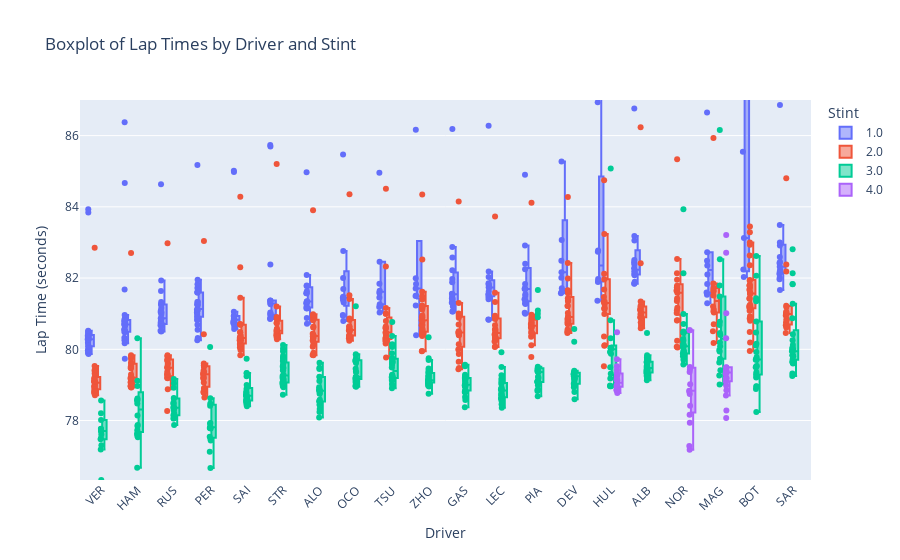

The notebook cell this image was saved under:
### Code cell
import plotly.express as px

# Création du boxplot avec plotly
fig = px.box(
    df,
    x="Driver",
    y="LapTime_seconds",
    color="Stint",
    category_orders={"Driver": avg_times.index.tolist()},  # pour ordonner les pilotes
    #color_discrete_map={'SOFT':'red','MEDIUM':'yellow','HARD':'black','TEST_UNKNOWN':'purple'},  # utilisez votre dictionnaire de couleurs
    title='Boxplot of Lap Times by Driver and Stint',
    labels={"LapTime_seconds": "Lap Time (seconds)", "Driver": "Driver"},
    points='all',    
    )
# Rotation des labels de l'axe x
fig.update_layout(xaxis_tickangle=-45,yaxis_range=[df['LapTime_seconds'].min(), 87])

#yaxis_range=[df['LapTime_seconds'].min(), 105]
# Affichage du graphique
fig.show()

### Figure 1 — Plotly figure (JSON) as saved in the notebook; plotly's stock layout.template omitted (floating-point values rounded to 4 significant figures; data arrays with more than 128 entries replaced by an {"elided": "..."} marker saying what was removed)
{"data": [{"alignmentgroup": "True", "boxpoints": "all", "hovertemplate": "Stint=1.0<br>Driver=%{x}<br>Lap Time (seconds)=%{y}<extra></extra>", "legendgroup": "1.0", "marker": {"color": "#636efa"}, "name": "1.0", "notched": false, "offsetgroup": "1.0", "orientation": "v", "showlegend": true, "type": "box", "x": {"elided": "300 str values"}, "x0": " ", "xaxis": "x", "y": {"elided": "300 float values"}, "y0": " ", "yaxis": "y"}, {"alignmentgroup": "True", "boxpoints": "all", "hovertemplate": "Stint=2.0<br>Driver=%{x}<br>Lap Time (seconds)=%{y}<extra></extra>", "legendgroup": "2.0", "marker": {"color": "#EF553B"}, "name": "2.0", "notched": false, "offsetgroup": "2.0", "orientation": "v", "showlegend": true, "type": "box", "x": {"elided": "462 str values"}, "x0": " ", "xaxis": "x", "y": {"elided": "462 float values"}, "y0": " ", "yaxis": "y"}, {"alignmentgroup": "True", "boxpoints": "all", "hovertemplate": "Stint=3.0<br>Driver=%{x}<br>Lap Time (seconds)=%{y}<extra></extra>", "legendgroup": "3.0", "marker": {"color": "#00cc96"}, "name": "3.0", "notched": false, "offsetgroup": "3.0", "orientation": "v", "showlegend": true, "type": "box", "x": {"elided": "490 str values"}, "x0": " ", "xaxis": "x", "y": {"elided": "490 float values"}, "y0": " ", "yaxis": "y"}, {"alignmentgroup": "True", "boxpoints": "all", "hovertemplate": "Stint=4.0<br>Driver=%{x}<br>Lap Time (seconds)=%{y}<extra></extra>", "legendgroup": "4.0", "marker": {"color": "#ab63fa"}, "name": "4.0", "notched": false, "offsetgroup": "4.0", "orientation": "v", "showlegend": true, "type": "box", "x": ["NOR", "NOR", "NOR", "NOR", "NOR", "NOR", "NOR", "NOR", "NOR", "NOR", "NOR", "NOR", "NOR", "NOR", "HUL", "HUL", "MAG", "MAG", "MAG", "MAG", "MAG", "MAG", "MAG", "MAG", "MAG", "MAG", "MAG", "MAG", "MAG", "MAG", "MAG", "MAG", "MAG", "MAG", "MAG", "MAG", "HUL", "MAG", "MAG", "HUL", "HUL", "HUL", "HUL", "HUL", "HUL", "HUL", "HUL", "HUL", "HUL", "HUL", "HUL", "HUL", "HUL", "HUL", "HUL", "HUL", "HUL", "HUL", "MAG", "NOR"], "x0": " ", "xaxis": "x", "y": [78.83, 79.02, 79.36, 78.75, 77.18, 80.53, 80.53, 78.41, 78.16, 77.94, 98.02, 78.81, 79.5, 77.29, 78.96, 78.91, 79.17, 78.7, 79.11, 78.98, 79.1, 79.34, 79.4, 79.31, 79.19, 79.39, 79.2, 79.4, 81.02, 80.31, 79.49, 79.41, 79.5, 82.71, 83.21, 78.85, 100.8, 78.28, 98.27, 78.84, 79.12, 78.95, 79.27, 78.86, 78.86, 78.78, 78.95, 80.48, 79.72, 79.13, 79.15, 78.98, 79.0, 78.95, 79.23, 79.52, 79.32, 79.42, 78.07, 79.43], "y0": " ", "yaxis": "y"}], "layout": {"boxmode": "group", "legend": {"title": {"text": "Stint"}, "tracegroupgap": 0}, "title": {"text": "Boxplot of Lap Times by Driver and Stint"}, "xaxis": {"anchor": "y", "categoryarray": ["VER", "HAM", "RUS", "PER", "SAI", "STR", "ALO", "OCO", "TSU", "ZHO", "GAS", "LEC", "PIA", "DEV", "HUL", "ALB", "NOR", "MAG", "BOT", "SAR"], "categoryorder": "array", "domain": [0, 1], "tickangle": -45, "title": {"text": "Driver"}}, "yaxis": {"anchor": "x", "domain": [0, 1], "range": [76.33, 87], "title": {"text": "Lap Time (seconds)"}}}}
